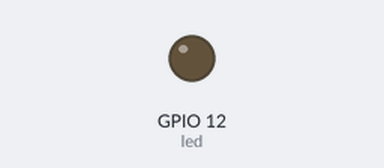
Recording of a program running on a simulated ESP32 board running MicroPython. Parts: output pins drawn as LEDs (lit = HIGH). What the program prints to the serial console is not drawn.

Above: at 2.5 s.
At 5.62 s:
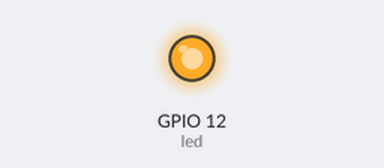
Timing chart, 0 to 6.5 s (numbered marks = the images above):
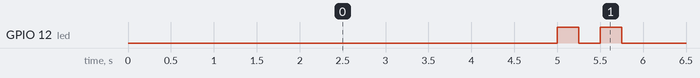

Measured:
- by itself, GPIO 12 (led): repeats every 5.0 s: LOW 0.25 s, HIGH 0.25 s, LOW 4.2 s, HIGH 0.25 s
- by itself, everything shown: repeats every 5.0 s, in 4 steps

The program:

timer.py
```python
from machine import Timer,Pin
from time import sleep_ms

def me(Timer):
    led = Pin(12,Pin.OUT)
    led.on()
    sleep_ms(250)
    led.off()
    sleep_ms(250)
    led.on()
    sleep_ms(250)
    led.off()
    sleep_ms(250)
    print(1)

tim0 = Timer(0)
tim0.init(period=5000, mode=Timer.PERIODIC, callback=me)
```
